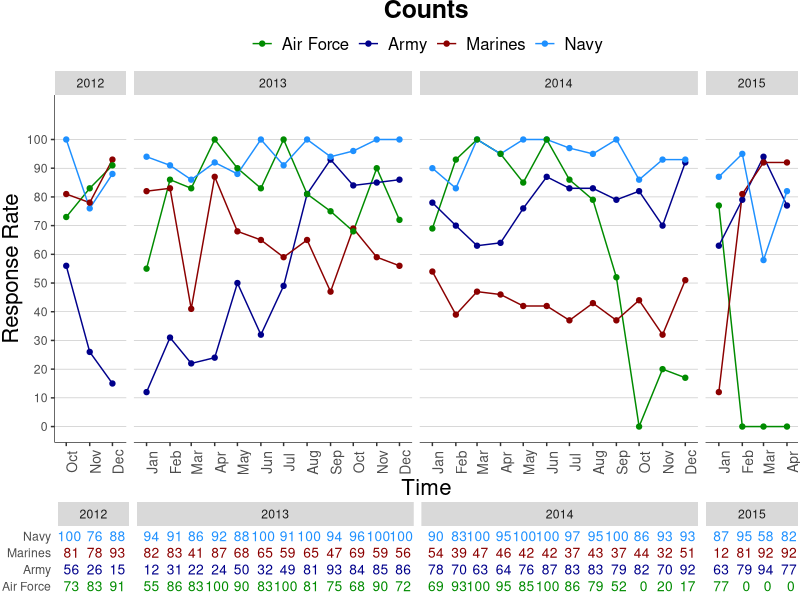
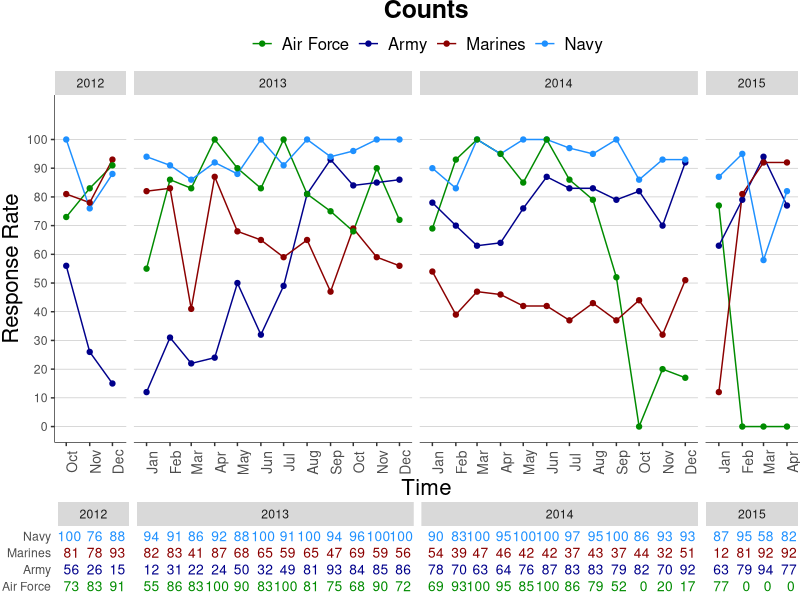
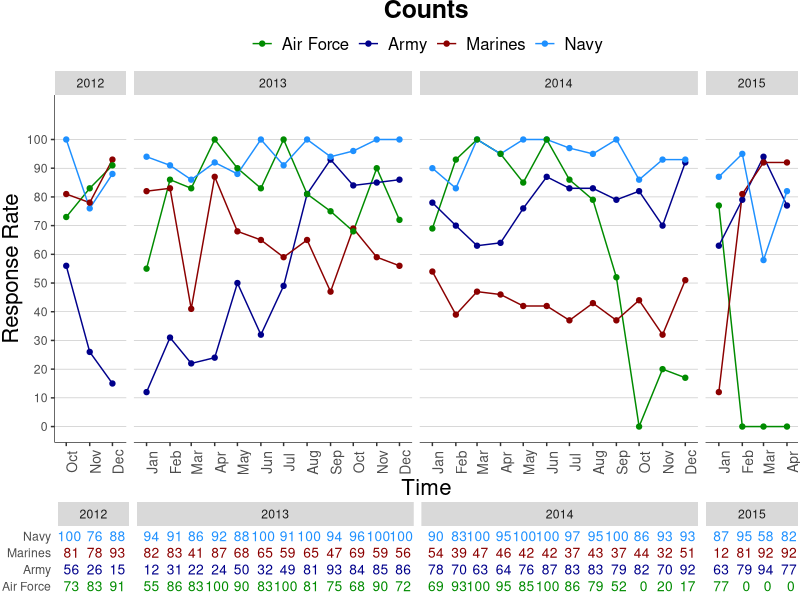

Recreate these plots in R, in order.
library(ggplot2)
library(grid)
library(scales)
library(gridExtra)

df <- read.table("test.txt", header=TRUE, sep="\t", check.names=FALSE)
df$Time <- as.Date(df$Time) 

p <- ggplot(data=df[df$MEPSID==1,], aes(x=Time, y=RR, colour=ServiceID, group=ServiceID, label=round(RR)))+
  scale_y_continuous(breaks=seq(0, 100, 10))+
  labs(y="Response Rate")+
  coord_cartesian(ylim=c(0, 110))+
  geom_line(size=.5)+ geom_point()+
  scale_color_manual(values=c("green4","blue4","red4","dodgerblue"))+
  scale_x_date(labels = date_format("%b"), breaks=date_breaks("month"))+
  facet_grid(~Year, scales="free", space="free")+
  ggtitle("Counts")+
  theme(plot.title=element_text(size=18, face="bold", vjust=1, hjust=0.5),
        axis.title=element_text(size=16),
        axis.text.x=element_text(size=10, angle=90),
        axis.line=element_line(colour="black", size=.2),
        legend.background = element_rect(fill="transparent"),
        legend.position="top",
        legend.title=element_blank(),
        legend.text=element_text(size=12),
        legend.margin=margin(t = 0, unit='cm'),
    	plot.margin = unit(c(0,0.1, 0, 0.1), "lines"),
        panel.grid.minor.x = element_blank(),
        panel.grid.major.x = element_blank(),
        panel.grid.minor.y = element_blank(),
        panel.background = element_blank(),
        panel.grid.major.y=element_line(colour="gray", linetype="solid", size=.2))
p2 <- ggplot(data=df[df$MEPSID==1,], aes(x = Time, y = ServiceID, label=format(round(RR), nsmall=0), colour = ServiceID)) +
  scale_x_date(labels=c(), breaks=date_breaks("month"), expand=c(0.05,0.05))+
  geom_text(size = 3.5) +
  theme(
    panel.grid.major = element_blank(),
    legend.position = "none",
    panel.border = element_blank(),
    panel.background = element_blank(),
    axis.text.x = element_text(),
    axis.ticks = element_blank(),
    plot.margin = unit(c(0.1, 0.1, 0, 0.1), "lines")) +
  xlab(NULL) + ylab(NULL)+
  facet_grid(~Year, scales="free", space="free")+
  scale_y_discrete(limits=rev(levels(df$ServiceID)))+
  scale_color_manual(values=c("green4","blue4","red4","dodgerblue"))

comb <- grid.arrange(p + geom_blank(data = data.frame(Time = as.Date(c("2012-09-20", "2012-12-15", "2014-12-20", "2015-04-10")), RR = 1:4, Year = c(2012, 2012, 2015, 2015)), aes(colour = NULL, group = NULL, label = NULL)) , p2 + geom_blank(data = data.frame(Time = as.Date(c("2012-09-20", "2012-12-15", "2014-12-20", "2015-04-10")), ServiceID = 1:4, Year = c(2012, 2012, 2015, 2015)), aes(colour = NULL, group = NULL, label = NULL)), nrow=2, heights=c(5,1))

pdf("comb.pdf", width = 8, height = 8, useDingbats=F)
grid.arrange(comb)
dev.off()

png("comb.png", width=1200, height=1200,res=150)
grid.arrange(comb)
dev.off()



#grid.arrange(arrangeGrob(p,p2, nrow=2, heights=c(5,1)))
